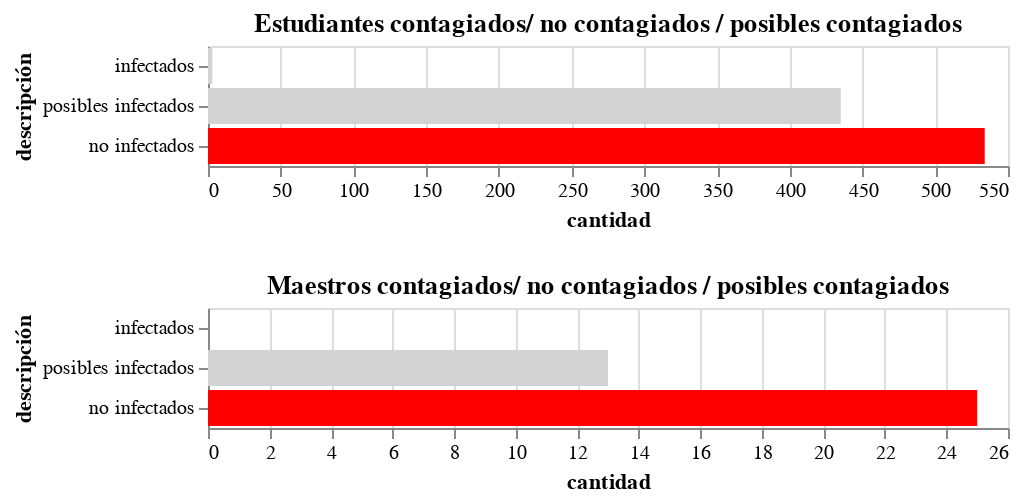

The notebook cell saved with this chart:
### Code cell
alt.Chart(df_estudiantes).mark_bar().encode(
    y=alt.Y('description',sort=alt.EncodingSortField(field="value",order='ascending'),title='descripción'),
    x=alt.X('value',title='cantidad'),
    color= alt.condition(
            alt.datum.value == max(df_estudiantes['value']),
            alt.value('red'),    
            alt.value('lightgrey')
            )
).properties(
    title='Estudiantes contagiados/ no contagiados / posibles contagiados'
)&alt.Chart(df_maestro).mark_bar().encode(
    y=alt.Y('description',sort=alt.EncodingSortField(field="value",order='ascending'),title='descripción'),
    x=alt.X('value',title='cantidad'),
    color= alt.condition(
            alt.datum.value == max(df_maestro['value']),
            alt.value('red'),    
            alt.value('lightgrey')
            )
).properties(title='Maestros contagiados/ no contagiados / posibles contagiados')

### Figure 1 — Vega-Lite specification as saved in the notebook (floating-point values rounded to 4 significant figures)
{"config": {"view": {"continuousWidth": 400, "continuousHeight": 300}}, "vconcat": [{"data": {"name": "data-9ae1315089cfe95b8f370570bb3e48c7"}, "mark": "bar", "encoding": {"color": {"condition": {"value": "red", "test": "(datum.value === 534)"}, "value": "lightgrey"}, "x": {"type": "quantitative", "field": "value", "title": "cantidad"}, "y": {"type": "nominal", "field": "description", "sort": {"field": "value", "order": "ascending"}, "title": "descripción"}}, "title": "Estudiantes contagiados/ no contagiados / posibles contagiados"}, {"data": {"name": "data-34be4f1eaf1ead5a9b363a69989e1619"}, "mark": "bar", "encoding": {"color": {"condition": {"value": "red", "test": "(datum.value === 25)"}, "value": "lightgrey"}, "x": {"type": "quantitative", "field": "value", "title": "cantidad"}, "y": {"type": "nominal", "field": "description", "sort": {"field": "value", "order": "ascending"}, "title": "descripción"}}, "title": "Maestros contagiados/ no contagiados / posibles contagiados"}], "$schema": "https://vega.github.io/schema/vega-lite/v4.8.1.json", "datasets": {"data-9ae1315089cfe95b8f370570bb3e48c7": [{"description": "no infectados", "value": 534}, {"description": "posibles infectados", "value": 435}, {"description": "infectados", "value": 3}], "data-34be4f1eaf1ead5a9b363a69989e1619": [{"description": "no infectados", "value": 25}, {"description": "posibles infectados", "value": 13}, {"description": "infectados", "value": 0}]}}
